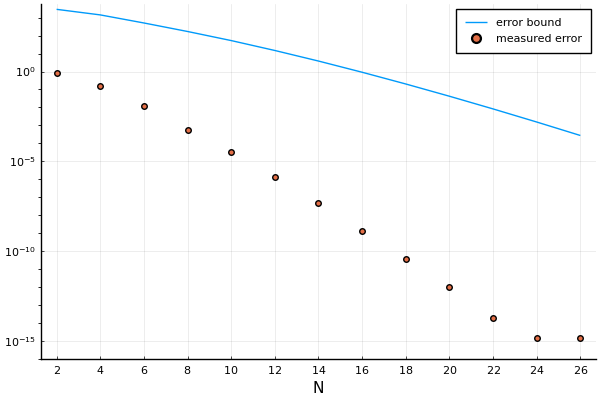

The Julia source for this figure:
using ApproximatingMapsBetweenLinearSpaces
using Plots; pyplot()
using Random; Random.seed!(1)

m=4
Ns=2:2:26

function g(x)
    return exp(-sum([xi^2 for xi in x]))
end

Lambda(N) = (2 / pi) * log(N + 1) + 1 # Chebyshev interpolation operator norm
b(N) = minimum([ # Bound for |g - ghat|
    # 4 * V(nu) * (Lambda(N)^m - 1) / (pi * nu * big(N - nu)^nu * (Lambda(N) - 1))
    let
        rho = beta + sqrt(beta^2 + 1)
        C = exp(m - 1 + beta^2)
        4 * (Lambda(N) - 1) * C / ((rho - 1) * rho^N * (Lambda(N) - 1)) # TODO: reference the correct equation in the article
    end
    for beta in 0.0:.5:10.0])

# Loop over nbr of interpolation points
es = [NaN for _ in Ns]
bs = [NaN for _ in Ns]
for (i, N) = enumerate(Ns)
    local ghat = approximate_scalar(
        m,
        g;
        univariate_scheme=chebfun(N),
        eps_rel=1e-15
        )

    # e = max(|g - ghat|)
    es[i] = maximum([
        abs(g(x) - ghat(x))
        for x in [2 * rand(m) .- 1.0 for _ in 1:1000]])
    bs[i] = b(N)
end

p = plot(;
    xlabel="N",
    xticks=Ns,
    yaxis=:log,
    ylims=(1e-16, 2 * maximum([es..., bs...])),
    yticks=([1e0, 1e-5, 1e-10, 1e-15]),
    legend=:topright,
    )
plot!(p, Ns[1:end - 1], bs[1:end - 1]; label="error bound")
scatter!(p, Ns, es; label="measured error", color=2)

# # To save figure and data to file:
# using CSV
# using DataFrames: DataFrame
# savefig("Example3.png")
# CSV.write("Example3.csv", DataFrame([:Ns => Ns, :es => es, :bs => bs]))
